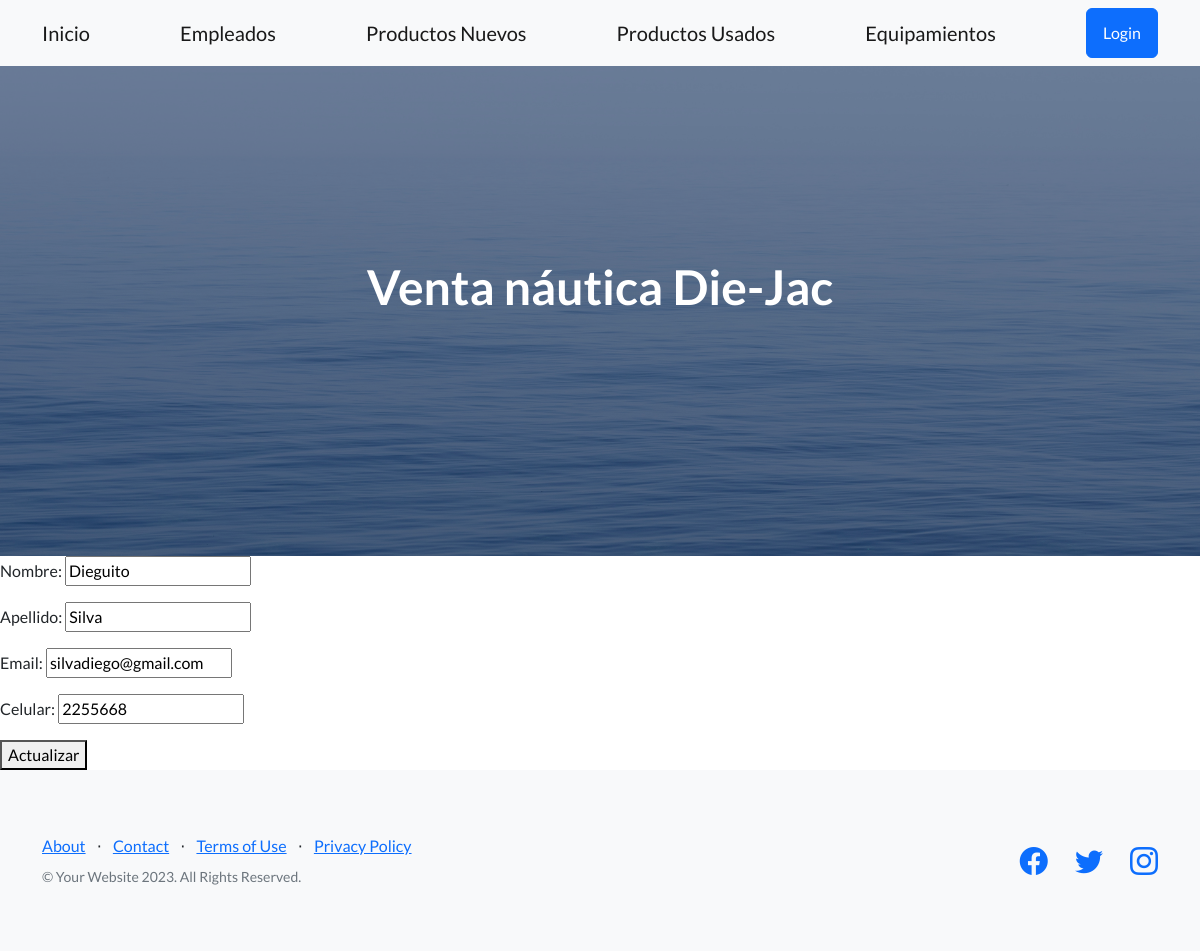
The page /AppProyectoFinal/editarEmpleado/1 on the database its author committed.
### AppProyectoFinal/models.py (models this page shows, shortened)
class Empleado(models.Model):
    nombre = models.CharField(max_length=50)
    apellido = models.CharField(max_length=50)
    email = models.CharField(max_length=100)
    celular = models.IntegerField()

### AppProyectoFinal/views.py (the view)
# urls.py: path('editarEmpleado/<int:id>', editarEmpleado, name='editarEmpleados'),
def editarEmpleado(req, id):
    empleado = Empleado.objects.get(id=id)
    if req.method == 'POST' :
        miformulario = EmpleadoFormulario(req.POST)
        if miformulario.is_valid():
            print(miformulario.cleaned_data)
            data = miformulario.cleaned_data
            empleado.nombre = data["nombre"]
            empleado.apellido = data["apellido"]
            empleado.email = data["email"]
            empleado.celular = data["celular"]
            empleado.save()
            return render(req, "inicio.html", {"mensaje": "Empleado actualizado con éxito"})
        else:
            return render(req, "inicio.html", {"mensaje": "Formulario inválido"})
    else:
        miformulario = EmpleadoFormulario(initial={
            "nombre": empleado.nombre,
            "apellido": empleado.apellido,
            "email": empleado.email,
            "celular": empleado.celular,
        })
        return render(req, "editarEmpleado.html", {"miformulario": miformulario, "id": empleado.id})

### AppProyectoFinal/forms.py
class EmpleadoFormulario(forms.Form):
    nombre = forms.CharField(required=True)
    apellido = forms.CharField(required=True)
    email = forms.CharField(required=True)
    celular = forms.IntegerField(required=True)

### AppProyectoFinal/templates/editarEmpleado.html
{% extends 'padre.html' %}
{% block ContenidoQueCambia %}
    <form action="{% url 'editarEmpleados' id %}" method="post">{% csrf_token %}
        {{miformulario.as_p}}
        <button type="submit">Actualizar</button>
    </form>
{% endblock ContenidoQueCambia %}

### rows shown on the page
Empleado: nombre "Dieguito", apellido "Silva", email "silvadiego@gmail.com", celular "2255668"
